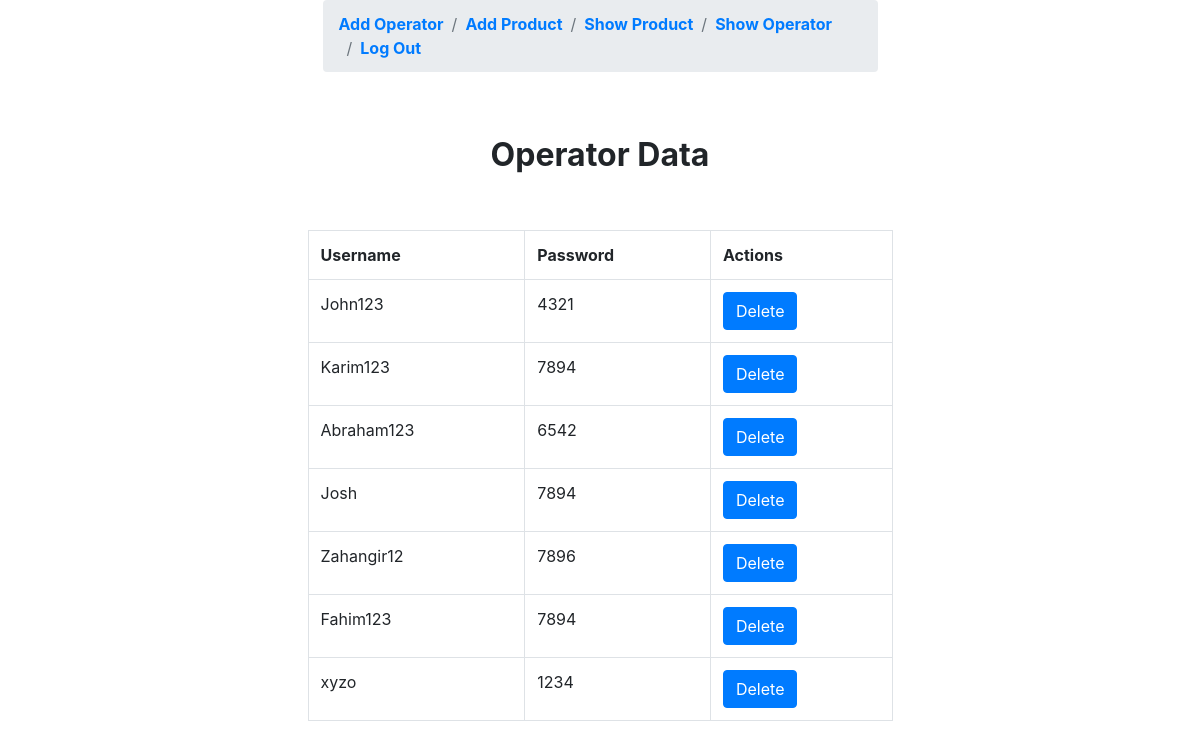
Screenshot of /admin/show_operator.php with the database file from the repository.
### tables this page shows
CREATE TABLE `operator` (
  `op_username` varchar(10) NOT NULL,
  `op_password` varchar(10) NOT NULL
);

### admin/show_operator.php (the view, shortened to what this page needs)
<!DOCTYPE html>
<html lang="en">
<head>
    <link rel="stylesheet" href="css/bootstrap.min.css">
    <link rel="stylesheet" href="https://stackpath.bootstrapcdn.com/bootstrap/4.4.1/css/bootstrap.min.css">
</head>
<body>
    <div class="row">
        <div class="col-md-6 offset-md-3">
            <?php include('menu.php');?>
            <br><br>
            <h2 class="text-center font-weight-bold">Operator Data</h2> <br><br>
            <?php
              $connection=mysqli_connect('localhost','root','','pos_system');
              $query = "SELECT * FROM operator";
              $result=mysqli_query($connection,$query);
                  if($result)
                  {
                  if(mysqli_num_rows($result)>0){
                    echo "<table class='col-12 table table-bordered'>
                    <tr>
                        <td class='font-weight-bold'>
                            Username
                        </td>
                        <td class='font-weight-bold'>
                            Password
                        </td>
                        <td class='font-weight-bold'>
                            Actions
                        </td>
                    </tr>
                    ";
                    while($ans=mysqli_fetch_array($result))
                    {
                                      echo "<tr>";
                                                  echo "<td>". $ans['op_username'] ."</td>";
                                                  echo "<td>". $ans['op_password'] ."</td>";
                                                  echo "<td>"."<button class='btn btn-primary'>"."Delete"."</button>"."</td>";
                                      echo "</tr>";
                      }
                                echo "</table>";
                    }
                    }
                                 ?>
        </div>
    </div>
</body>
</html>

### admin/menu.php
<div class='container'>
    <div class='main-body'>
          <nav aria-label='breadcrumb' class='main-breadcrumb'>
            <ol class='breadcrumb'>
                <li class='breadcrumb-item'><a href='add_operator.php'><b>Add Operator</b></a></li>
                <li class='breadcrumb-item'><a href='add_product.php'><b>Add Product</b></a></li>
                <li class='breadcrumb-item'><a href='show_product.php'><b>Show Product</b></a></li>
                <li class='breadcrumb-item'><a href='show_operator.php'><b>Show Operator</b></a></li>
                <li class='breadcrumb-item'><a href='../index.php'><b>Log Out</b></a></li>
            </ol>
          </nav>
    </div>
</div>

### rows the page displays
operator: op_username "John123", op_password "4321"
operator: op_username "Karim123", op_password "7894"
operator: op_username "Abraham123", op_password "6542"
operator: op_username "Josh", op_password "7894"
operator: op_username "Zahangir12", op_password "7896"
operator: op_username "Fahim123", op_password "7894"
operator: op_username "xyzo", op_password "1234"
